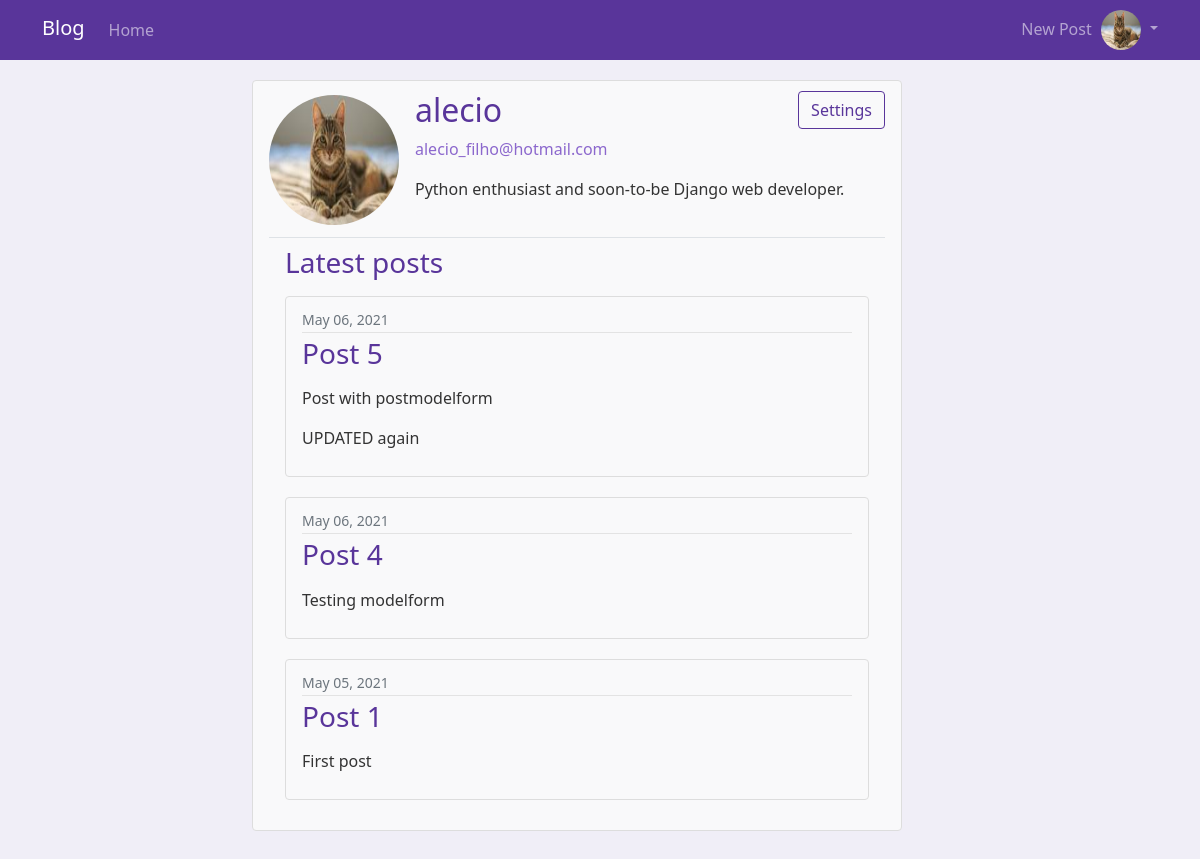
Before: /profile/alecio/ (signed in) with the older database file.
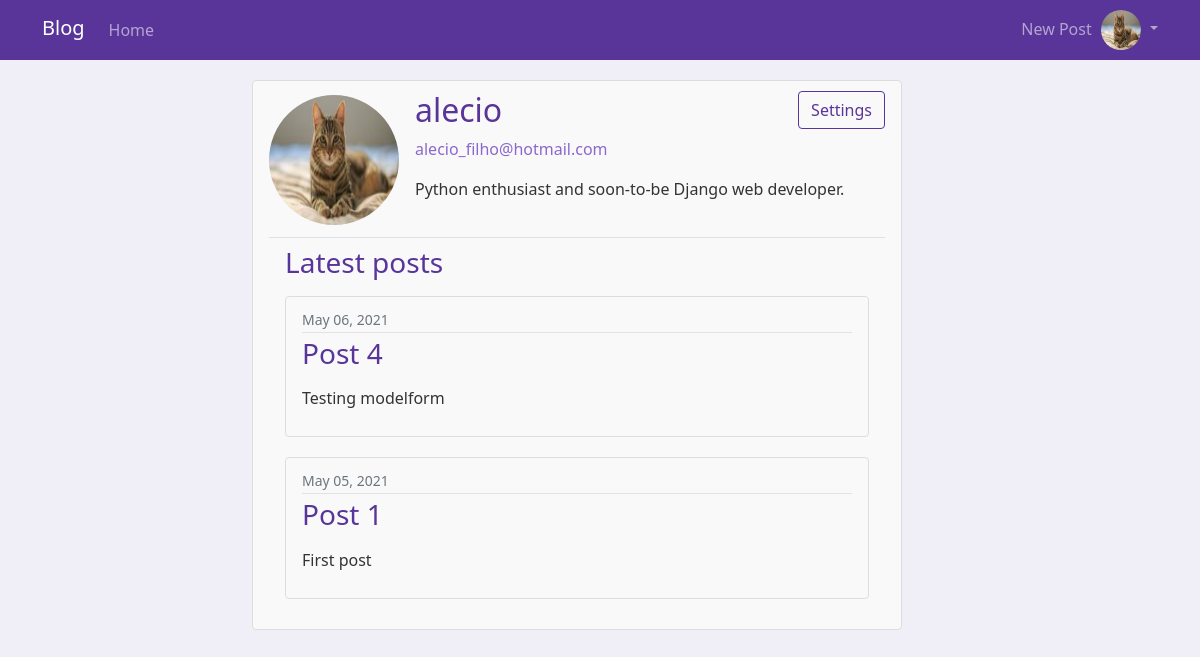
After: the same page with the newer database file.
### posts/models.py (models this page shows, shortened)
class Post(models.Model):
    author = models.ForeignKey(User, on_delete=models.CASCADE)
    title = models.CharField(max_length=100)
    content = models.TextField(max_length=200)
    pub_date = models.DateTimeField(auto_now_add=True)

### useraccounts/views.py (the view)
# urls.py: path('profile/<str:username>/', profile_view, name='profile'),
def profile_view(request, username):
    user = get_object_or_404(User, username=username)
    latest_posts = Post.objects.filter(author__exact=user).order_by("-pub_date")[:5]
    context = {
        "user": user,
        "posts": latest_posts
    }
    return render(request, "useraccounts/profile.html", context)

### useraccounts/templates/useraccounts/profile.html (shortened to what this page needs)
{% extends "base.html" %}
{% block content %}
    <div class="content-section">
        <div class="d-flex pb-2 mb-2 border-bottom">
            <img class="flex-shrink-0 me-3 mt-1 mb-1 rounded-circle" style="width:130px;height:130px;" src="{{ user.profile.profile_pic.url }}" alt="Profile picture">
            <div class="w-100">
                <div class="d-flex">
                    <h2 class="title text-purple-600 w-100">{{ user.username }}</h2>
                    {% if user == request.user %}
                        <a class="form-label" href="/profile/settings/">
                            <button type="submit" class="btn btn-outline-purple">Settings</button>
                        </a>
                    {% endif %}
                </div>
                <p class="text-purple-400">{{ user.email }}</p>
                <p class="post-content">{{ user.profile.bio }}</p>
            </div>
        </div>
        <div class="px-3">
            <h3 class="text-purple-600 mb-3">Latest posts</h3>
            {% for post in posts %}
                <div class="content-section w-100">
                    <div class="post-metadata">
                        <small class="text-muted text-end">{{ post.pub_date|date:"F d, Y" }}</small>
                    </div>
                    <h3><a class="title link-purple-600 text-decoration-none" href="/{{ post.pk }}/">{{ post.title }}</a></h3>
                    <p class="post-content">{{ post.content|linebreaks }}</p>
                </div>
            {% endfor %}
        </div>
    </div>
{% endblock content %}

Changed rows visible on the page:
removed Post: pub_date "May 06, 2021", title "Post 5", content "Post with postmodelform UPDATED again"
